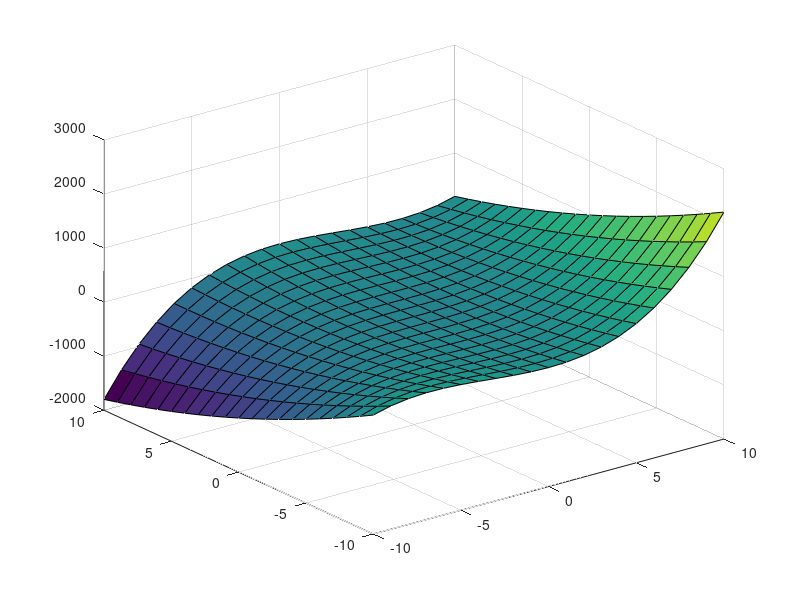

The MATLAB source for this figure: (Note: this script raises an error after producing the figure.)
% Ascher notes p4, fig 2.4 on p8
f = @(x,y) (x(:,1).^3 - x(:,1).^2 .* x(:,2) + 2 * x(:,2).^2);

[x,y] = meshgrid(-10:1:10);
z = reshape(f([x(:),y(:)]), size(x));
figure(1);clf
surf(x,y,z);
if doPrintPmtk, printPmtkFigures('ascherNoLocalMin'); end;
figure(2);clf
contour(x,y,z,[-100 -1:0.1:1 100]);

